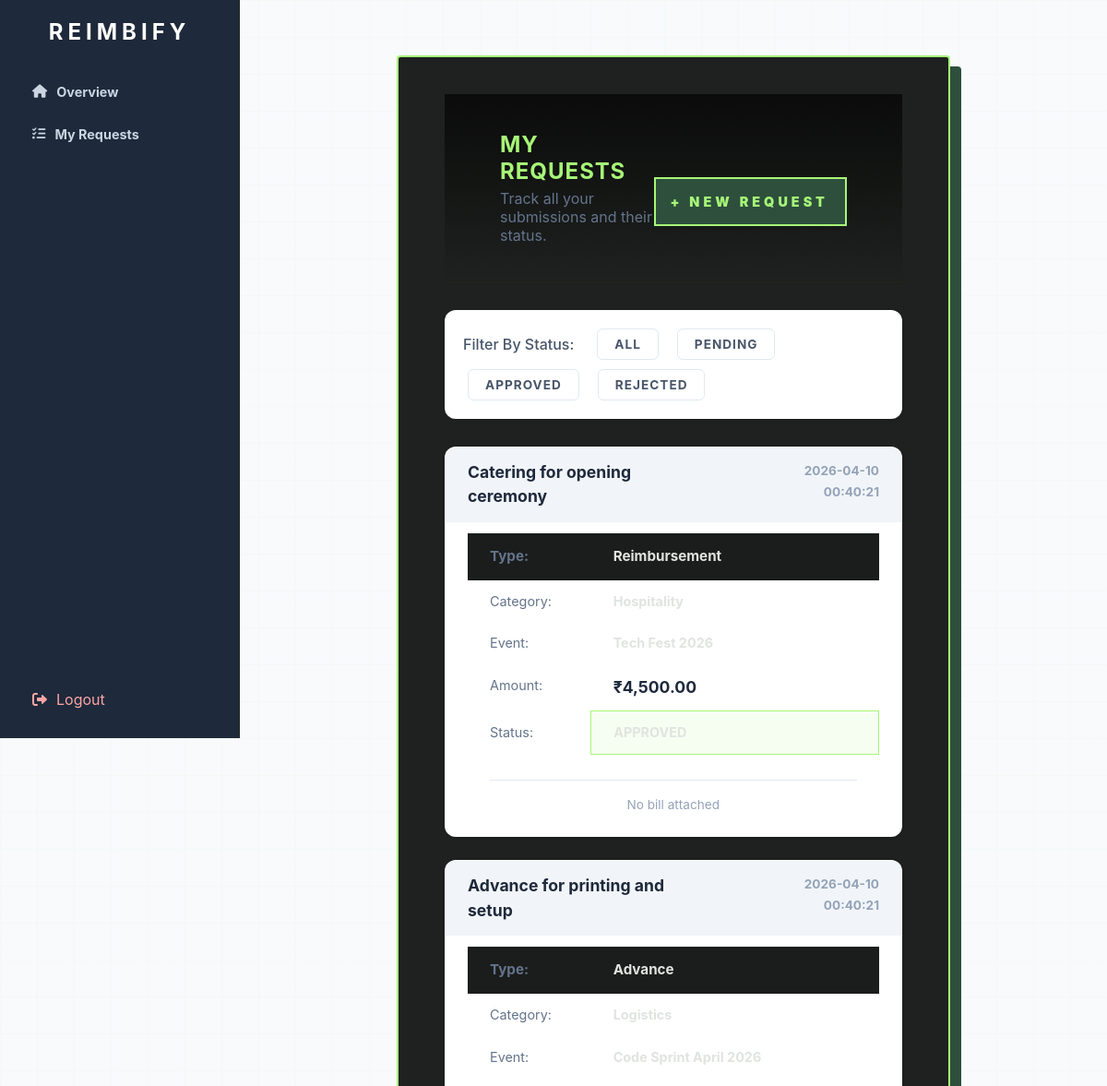
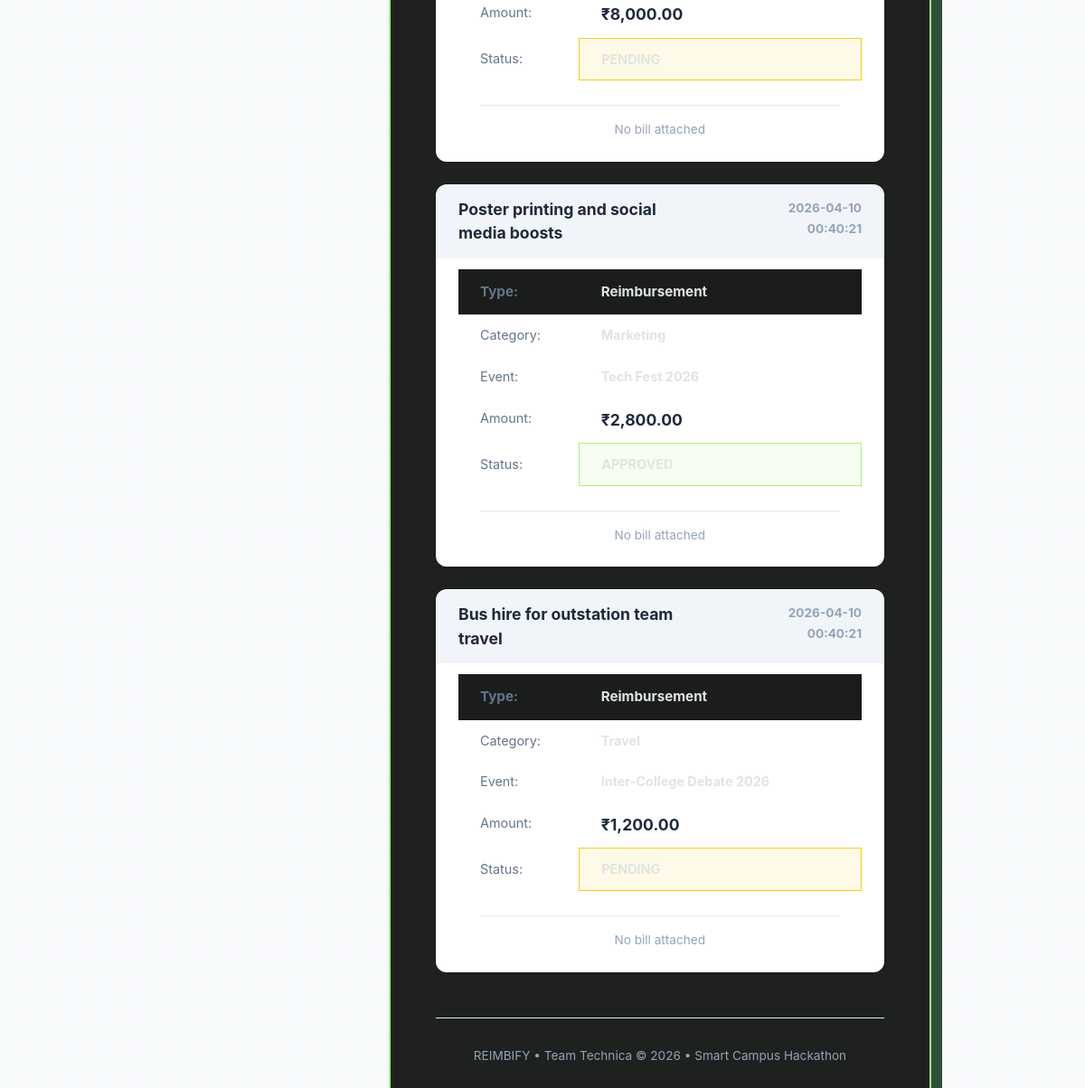
The page /club/my-requests (signed in) on the database its author committed (2 pictures, top to bottom).
### tables this page shows
CREATE TABLE requests (
    id            INTEGER PRIMARY KEY AUTOINCREMENT,
    user_id       INTEGER NOT NULL,                   -- which student made this request
    type          TEXT    NOT NULL
                  CHECK(type IN ('reimbursement','advance')),
    amount        REAL    NOT NULL,                   -- amount in rupees
    category      TEXT    NOT NULL,                   -- must match a budget category
    event         TEXT    DEFAULT'N/A',
    description   TEXT,                              -- what was the expense for
    status        TEXT    NOT NULL DEFAULT 'pending'
                  CHECK(status IN ('pending','approved','rejected','modification_requested')),
    admin_comment TEXT,                              -- admin's note when reviewing
    created_at    DATETIME DEFAULT CURRENT_TIMESTAMP,
    updated_at    DATETIME DEFAULT CURRENT_TIMESTAMP,
    FOREIGN KEY (user_id) REFERENCES users(id) ON DELETE CASCADE
);

### app.py (the view)
@app.route('/club/my-requests')
def club_my_requests():
    if not login_required('club'):
        return redirect(url_for('login'))
    user_id       = session['user_id']
    all_reqs      = get_student_requests(user_id)
    pending_count = get_pending_requests_count(user_id)
    stats         = get_request_stats(user_id)
    status_filter = request.args.get('status', 'all')
    if status_filter != 'all':
        reqs = [r for r in all_reqs if r['status'] == status_filter]
    else:
        reqs = all_reqs
    return render_template(
        'club/my_requests.html',
        user_name     = session['user_name'],
        requests      = reqs,
        pending_count = pending_count,
        stats         = stats
    )

### app.py (called while the page is built)
def login_required(role):
    if not session.get('logged_in'):
        return False
    if isinstance(role, list):
        return session.get('role') in role
    return session.get('role') == role

### database.py (called while the page is built)
def get_db():
    conn = sqlite3.connect(DB_PATH)
    conn.row_factory = sqlite3.Row  # makes rows behave like dictionaries
    conn.execute("PRAGMA foreign_keys = ON")  # enforce foreign keys
    return conn

def get_student_requests(user_id):
    conn = get_db()
    requests = conn.execute(
        """
        SELECT r.*, b.file_path AS bill_path
        FROM requests r
        LEFT JOIN bills b ON b.request_id = r.id
        WHERE r.user_id = ?
        GROUP BY r.id
        ORDER BY r.created_at DESC
        """,
        (user_id,)
    ).fetchall()
    conn.close()
    return [dict(r) for r in requests]

def get_pending_requests_count(user_id):
    conn = get_db()
    count = conn.execute(
        "SELECT COUNT(*) FROM requests WHERE user_id = ? AND status = 'pending'",
        (user_id,)
    ).fetchone()[0]
    conn.close()
    return count

def get_request_stats(user_id):
    conn = get_db()
    row = conn.execute(
        """
        SELECT
            SUM(CASE WHEN status = 'pending'  THEN 1 ELSE 0 END) AS pending,
            SUM(CASE WHEN status = 'approved' THEN 1 ELSE 0 END) AS approved,
            SUM(CASE WHEN status = 'rejected' THEN 1 ELSE 0 END) AS rejected
        FROM requests
        WHERE user_id = ?
        """,
        (user_id,)
    ).fetchone()
    conn.close()
    return {
        "pending":  row["pending"]  or 0,
        "approved": row["approved"] or 0,
        "rejected": row["rejected"] or 0
    }

### templates/club/my_requests.html (shortened to what this page needs)
<!DOCTYPE html>
<html lang="en">
<head>
    <link rel="stylesheet" href="{{ url_for('static', filename='style.css') }}">
    <link rel="stylesheet" href="https://cdnjs.cloudflare.com/ajax/libs/font-awesome/6.0.0/css/all.min.css">
</head>
<body>
    <div class="sidebar">
        <div class="logo">REIMBIFY</div>
        <a href="/club/dashboard" class="nav-link">
            <i class="fas fa-home"></i> Overview
        </a>
        <a href="/club/my-requests" class="nav-link">
            <i class="fas fa-tasks"></i> My Requests
        </a>
        <a href="/logout" class="logout-btn">
            <i class="fas fa-sign-out-alt"></i> Logout
        </a>
    </div>
    <div class="main-wrapper">
        <div class="container">
            <div class="header">
                <div>
                    <h2 style="margin:0;">My Requests</h2>
                    <p style="margin:5px 0 0 0; color: #64748b;">Track all your submissions and their status.</p>
                </div>
                <a href="/club/new-request" class="btn">+ New Request</a>
            </div>
            <div class="filter-section">
                <span style="color: #475569; font-weight: 500; margin-right: 10px;">Filter By Status:</span>
                <a href="{{ url_for('club_my_requests', status='all') }}"><button type="button" class="filter-btn">All</button></a>
                <a href="{{ url_for('club_my_requests', status='pending') }}"><button type="button" class="filter-btn">Pending</button></a>
                <a href="{{ url_for('club_my_requests', status='approved') }}"><button type="button" class="filter-btn">Approved</button></a>
                <a href="{{ url_for('club_my_requests', status='rejected') }}"><button type="button" class="filter-btn">Rejected</button></a>
            </div>
            {% if requests %}
                {% for r in requests %}
                <table width="100%" border="0" cellpadding="20" cellspacing="0" class="request-card">
                    <tr style="background-color: #f1f5f9;">
                        <td align="left">
                            <span style="font-size: 1.1rem; color: #1e293b;"><b>{{ r.description or "No description provided" }}</b></span>
                        </td>
                        <td align="right">
                            <span style="font-size: 0.85rem; color: #94a3b8;">{{ r.created_at }}</span>
                        </td>
                    </tr>
                    <tr>
                        <td colspan="2">
                            <table width="100%" border="0" cellpadding="8">
                                <tr>
                                    <td width="30%" style="color: #64748b;">Type:</td>
                                    <td><b>{{ r.type | capitalize }}</b></td>
                                </tr>
                                <tr>
                                    <td style="color: #64748b;">Category:</td>
                                    <td><b>{{ r.category }}</b></td>
                                </tr>
                                <tr>
                                    <td style="color: #64748b;">Event:</td>
                                    <td><b>{{ r.event if r.event and r.event != 'N/A' else '—' }}</b></td>
                                </tr>
                                <tr>
                                    <td style="color: #64748b;">Amount:</td>
                                    <td style="font-size: 1.1rem; color: #1e293b;"><b>₹{{ "{:,.2f}".format(r.amount) }}</b></td>
                                </tr>
                                <tr>
                                    <td style="color: #64748b;">Status:</td>
                                    <td class="{% if r.status == 'approved' %}status-approved{% elif r.status == 'rejected' %}status-rejected{% else %}status-pending{% endif %}">
                                        {{ r.status | replace('_', ' ') | upper }}
                                    </td>
                                </tr>
                                <tr>
                                    <td colspan="2" align="center">
                                        <hr style="border: 0; border-top: 1px solid #e2e8f0; margin: 15px 0;">
                                        {% if r.bill_path %}
                                            <a href="{{ url_for('static', filename=r.bill_path.replace('static/', '')) }}" target="_blank" style="text-decoration: none;">
                                                <button type="button" class="filter-btn" style="background: #1e293b; color: white; border: none;">
                                                    <i class="fas fa-file-invoice"></i> View Uploaded Bill
                                                </button>
                                            </a>
                                        {% else %}
                                            <span style="font-size: 0.85rem; color: #94a3b8;">No bill attached</span>
                                        {% endif %}
                                    </td>
                                </tr>
                            </table>
                        </td>
                    </tr>
                </table>
                {% endfor %}
            {% else %}
                <div style="background: white; padding: 40px; border-radius: 12px; text-align: center; border: 1px dashed #cbd5e1;">
                    <i class="fas fa-folder-open" style="font-size: 3rem; color: #cbd5e1; margin-bottom: 15px;"></i>
                    <p style="color: #64748b;">No requests found in this category.</p>
                </div>
            {% endif %}
            <footer style="margin-top: 50px; text-align: center; border-top: 1px solid #e2e8f0; padding-top: 20px;">
                <p style="font-size: 0.85rem; color: #94a3b8;">
                    REIMBIFY &bull; Team Technica &copy; 2026 &bull; Smart Campus Hackathon
                </p>
            </footer>
        </div>
    </div>
</body>
</html>

### static/style.css (style rules this page uses)
:root { --bg-black: #0a0b0a; --bg-dark: #1b1d1c; --sidebar-bg: rgba(167, 246, 119, 0.07); --card-bg: #141614; --card-bg-alt: #1e211f; --card-bg-request: #1a1f1b; --neon: #a7f677; --neon-dim: rgba(167, 246, 119, 0.08); --border-green: #2d4f3c; --border-dim: #1f261c; --red: #ff4d4d; --yellow: #facc15; --accent-blue: #2596be; --text-white: #ffffff; --text-light: #e0e4e0; --text-dim: #607060; --text-muted: #8bab8d; --text-muted-light: #5a625a; --grid-line: rgba(167, 246, 119, 0.05); --grid-line-subtle: rgba(167, 246, 119, 0.03); --shadow-offset: #2d4f3c; --radius: 4px; --font-primary: 'Inter', -apple-system, sans-serif; --font-mono: 'JetBrains Mono', monospace; --sidebar-width: 280px; }
*, *::before, *::after { box-sizing: border-box; }
body { margin: 0; padding: 0; background-color: var(--bg-dark); background-image: linear-gradient(var(--grid-line) 1px, transparent 1px), linear-gradient(90deg, var(--grid-line) 1px, transparent 1px); background-size: 40px 40px; color: var(--text-light); font-family: var(--font-primary); -webkit-font-smoothing: antialiased; }
a { color: inherit; text-decoration: none; }
h1, h2, h3, h4 { text-transform: uppercase; letter-spacing: 1px; margin: 0; }
.sidebar { background: var(--sidebar-bg); border-right: 1px solid var(--border-dim); display: flex; flex-direction: column; justify-content: space-between; padding: 40px 25px; backdrop-filter: blur(10px); z-index: 10; overflow-y: auto; }
.logo { color: var(--neon); font-size: 1.8rem; font-weight: 900; letter-spacing: 5px; text-align: center; margin-bottom: 50px; transition: 0.3s ease; }
.nav-link { text-decoration: none; color: var(--text-dim); padding: 14px 20px; display: flex; align-items: center; gap: 12px; font-weight: 700; font-size: 0.9rem; transition: 0.3s; margin-bottom: 6px; border-radius: var(--radius); }
.top-bar, .header { display: flex; justify-content: space-between; align-items: center; padding: 40px 60px; background: linear-gradient(to bottom, var(--bg-black), transparent); }
.header { border-bottom: 1px solid var(--border-dim); margin-bottom: 30px; }
.status-pill.approved, .badge-status.approved, .status-approved { background: rgba(167, 246, 119, 0.1); color: var(--neon); border: 1px solid var(--neon); }
.status-pill.pending, .badge-status.pending, .status-pending { background: rgba(250, 204, 21, 0.1); color: var(--yellow); border: 1px solid var(--yellow); }
.main-wrapper { display: flex; justify-content: center; align-items: flex-start; min-height: 100vh; padding: 60px 20px; }
.main-wrapper .container { background: var(--card-bg-alt); border: 2px solid var(--neon); border-radius: var(--radius); padding: 40px 50px; width: 100%; max-width: 600px; box-shadow: 12px 12px 0px var(--shadow-offset); }
.main-wrapper .container h2, .main-wrapper .container h3 { color: var(--neon); margin-bottom: 25px; }
.main-wrapper .btn, .main-wrapper button[type="submit"] { width: 100%; padding: 16px; margin-top: 30px; background-color: var(--border-green); color: var(--neon); border: 2px solid var(--neon); border-radius: 0px; font-weight: 900; font-family: inherit; text-transform: uppercase; letter-spacing: 4px; cursor: pointer; transition: all 0.3s ease; }
.filter-section, .filter-bar { display: flex; align-items: center; gap: 10px; margin-bottom: 30px; flex-wrap: wrap; padding: 0 60px; }
.filter-section span { color: var(--text-dim); font-weight: 500; margin-right: 10px; }
.filter-btn { background: transparent; border: 1px solid var(--border-dim); color: var(--text-dim); padding: 8px 18px; border-radius: var(--radius); font-weight: 700; cursor: pointer; transition: all 0.3s ease; font-family: inherit; font-size: 0.85rem; text-transform: uppercase; letter-spacing: 1px; }
.request-card { background: var(--card-bg-request); border: 1px solid var(--border-green); border-radius: var(--radius); box-shadow: 4px 4px 0px rgba(0, 0, 0, 0.2); overflow: hidden; width: 100%; }
.request-card table { width: 100%; border-collapse: collapse; }
.request-card tr:first-child { background-color: var(--bg-dark); }
.request-card tr:first-child td { color: var(--text-light); font-weight: 700; padding: 14px 24px; font-size: 0.95rem; font-family: var(--font-primary); }
.request-card td { color: var(--text-light); padding: 12px 24px; font-size: 0.9rem; font-family: var(--font-primary); line-height: 1.5; vertical-align: top; }
.request-card hr { border: 0; border-top: 1px solid var(--border-dim); margin: 0; }

### rows shown on the page
requests: description "Catering for opening ceremony", created_at "2026-04-10 00:40:21", type "Reimbursement", category "Hospitality", event "Tech Fest 2026", amount "4,500.00", status "APPROVED"
requests: description "Advance for printing and setup", created_at "2026-04-10 00:40:21", type "Advance", category "Logistics", event "Code Sprint April 2026", amount "8,000.00", status "PENDING"
requests: description "Poster printing and social media boosts", created_at "2026-04-10 00:40:21", type "Reimbursement", category "Marketing", event "Tech Fest 2026", amount "2,800.00", status "APPROVED"
requests: description "Bus hire for outstation team travel", created_at "2026-04-10 00:40:21", type "Reimbursement", category "Travel", event "Inter-College Debate 2026", amount "1,200.00", status "PENDING"
